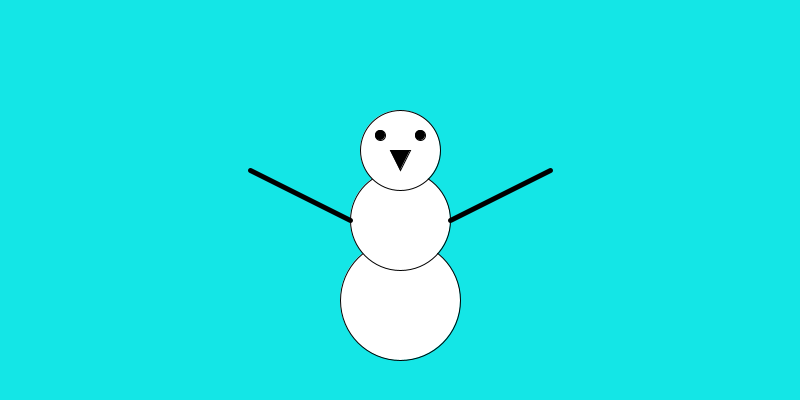
Frame 1 (no input)
Frame 60 (the mouse pressed at the canvas centre just before this capture): identical to frame 1, image omitted
Frame 120 (the mouse held since frame 60 and released just before this capture): identical to frame 1, image omitted

The Processing sketch that drew this single still picture (run headless with seeded random() and noise(); from frame 60 on, the mouse is pressed at the canvas centre):

// Processing sketch: ej02b_muneco_de_nieve_color
// ── ej02b_muneco_de_nieve_color.pde

//clase02 dibujando en processing
//funcion( param1, param2, ... );

//propiedas de primitivas 2d processing
//fill() --> color relleno
//stroke() --> color borde
//strokeWeight() --> grosor del borde
//
//noFill() --> sin relleno
//noStroke() --> sin borde

//COLOR EN CODIGO
//las funciones de color con:
//-- 1 param es ESCALA GRISIS
//-- 3 param es RGB (red, green, blue);

//se ejecuta una sola vez al comenzar el programa: "configuracion"
void setup() {
  size( 800, 400 );
  colorMode(RGB);  //seteo modelo color (por defecto RGB)
  //colorMode(HSB);

  //noStroke();
  //strokeWeight( 500 );
  stroke(0);
}

//se redibuja a 60fps (funciones de dibujo y tiempo real)
void draw() {
  //background( 200 );
  background( 20, 230, 230 );  //rgb celeste cielo
  //background(#1E5393);  //hexa prohibido tp0 ahahah

  //muñeco
  fill(255);
  strokeWeight(1);
  circle( 400, 300, 120 );
  circle( 400, 220, 50*2 );
  ellipse( 400, 150, 80, 80 );  //cabeza

  //cara
  fill( 0 );
  circle( 400-20, 135, 10 );   //ojo izquierdo
  circle( 400+20, 135, 10 );   //ojo derecho
  triangle(390, 150, 410, 150, 400, 170); //nariz

  //brazos
  strokeWeight(5);
  line(350, 220, 250, 170);
  line(450, 220, 550, 170);


  //noLoop();  //frena el draw
}
